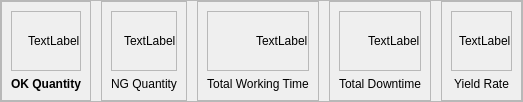
                      <widget class="QFrame" name="frame_124">
                       <property name="sizePolicy">
                        <sizepolicy hsizetype="Preferred" vsizetype="Maximum">
                         <horstretch>0</horstretch>
                         <verstretch>0</verstretch>
                        </sizepolicy>
                       </property>
                       <property name="minimumSize">
                        <size>
                         <width>0</width>
                         <height>100</height>
                        </size>
                       </property>
                       <property name="maximumSize">
                        <size>
                         <width>16777215</width>
                         <height>16777215</height>
                        </size>
                       </property>
                       <property name="frameShape">
                        <enum>QFrame::StyledPanel</enum>
                       </property>
                       <property name="frameShadow">
                        <enum>QFrame::Raised</enum>
                       </property>
                       <layout class="QHBoxLayout" name="horizontalLayout_83">
                        <property name="spacing">
                         <number>10</number>
                        </property>
                        <property name="leftMargin">
                         <number>0</number>
                        </property>
                        <property name="topMargin">
                         <number>0</number>
                        </property>
                        <property name="rightMargin">
                         <number>0</number>
                        </property>
                        <property name="bottomMargin">
                         <number>0</number>
                        </property>
                        <item>
                         <widget class="QFrame" name="frame_125">
                          <property name="sizePolicy">
                           <sizepolicy hsizetype="Minimum" vsizetype="Minimum">
                            <horstretch>0</horstretch>
                            <verstretch>0</verstretch>
                           </sizepolicy>
                          </property>
                          <property name="minimumSize">
                           <size>
                            <width>0</width>
                            <height>100</height>
                           </size>
                          </property>
                          <property name="frameShape">
                           <enum>QFrame::StyledPanel</enum>
                          </property>
                          <property name="frameShadow">
                           <enum>QFrame::Raised</enum>
                          </property>
                          <layout class="QVBoxLayout" name="verticalLayout_64">
                           <item>
                            <widget class="QFrame" name="frame_142">
                             <property name="sizePolicy">
                              <sizepolicy hsizetype="Preferred" vsizetype="MinimumExpanding">
                               <horstretch>0</horstretch>
                               <verstretch>0</verstretch>
                              </sizepolicy>
                             </property>
                             <property name="frameShape">
                              <enum>QFrame::StyledPanel</enum>
                             </property>
                             <property name="frameShadow">
                              <enum>QFrame::Raised</enum>
                             </property>
                             <layout class="QHBoxLayout" name="horizontalLayout_95">
                              <property name="spacing">
                               <number>0</number>
                              </property>
                              <property name="leftMargin">
                               <number>0</number>
                              </property>
                              <property name="topMargin">
                               <number>0</number>
                              </property>
                              <property name="rightMargin">
                               <number>0</number>
                              </property>
                              <property name="bottomMargin">
                               <number>0</number>
                              </property>
                              <item>
                               <widget class="QLabel" name="label_79">
                                <property name="text">
                                 <string/>
                                </property>
                               </widget>
                              </item>
                              <item>
                               <widget class="QLabel" name="OEE_OK_qty_lbl">
                                <property name="sizePolicy">
                                 <sizepolicy hsizetype="Preferred" vsizetype="Preferred">
                                  <horstretch>0</horstretch>
                                  <verstretch>0</verstretch>
                                 </sizepolicy>
                                </property>
                                <property name="text">
                                 <string>TextLabel</string>
                                </property>
                                <property name="alignment">
                                 <set>Qt::AlignLeading|Qt::AlignLeft|Qt::AlignVCenter</set>
                                </property>
                               </widget>
                              </item>
                             </layout>
                            </widget>
                           </item>
                           <item>
                            <widget class="QLabel" name="label_64">
                             <property name="font">
                              <font>
                               <family>MS Sans Serif</family>
                               <weight>75</weight>
                               <bold>true</bold>
                              </font>
                             </property>
                             <property name="text">
                              <string>OK Quantity</string>
                             </property>
                             <property name="alignment">
                              <set>Qt::AlignCenter</set>
                             </property>
                            </widget>
                           </item>
                          </layout>
                         </widget>
                        </item>
                        <item>
                         <widget class="QFrame" name="frame_126">
                          <property name="frameShape">
                           <enum>QFrame::StyledPanel</enum>
                          </property>
                          <property name="frameShadow">
                           <enum>QFrame::Raised</enum>
                          </property>
                          <layout class="QVBoxLayout" name="verticalLayout_65">
                           <item>
                            <widget class="QFrame" name="frame_143">
                             <property name="sizePolicy">
                              <sizepolicy hsizetype="Preferred" vsizetype="MinimumExpanding">
                               <horstretch>0</horstretch>
                               <verstretch>0</verstretch>
                              </sizepolicy>
                             </property>
                             <property name="frameShape">
                              <enum>QFrame::StyledPanel</enum>
                             </property>
                             <property name="frameShadow">
                              <enum>QFrame::Raised</enum>
                             </property>
                             <layout class="QHBoxLayout" name="horizontalLayout_96">
                              <property name="spacing">
                               <number>0</number>
                              </property>
                              <property name="leftMargin">
                               <number>0</number>
                              </property>
                              <property name="topMargin">
                               <number>0</number>
                              </property>
                              <property name="rightMargin">
                               <number>0</number>
                              </property>
                              <property name="bottomMargin">
                               <number>0</number>
                              </property>
                              <item>
                               <widget class="QLabel" name="label_81">
                                <property name="text">
                                 <string/>
                                </property>
                               </widget>
                              </item>
                              <item>
                               <widget class="QLabel" name="OEE_NG_qty_lbl">
                                <property name="text">
                                 <string>TextLabel</string>
                                </property>
                                <property name="alignment">
                                 <set>Qt::AlignLeading|Qt::AlignLeft|Qt::AlignVCenter</set>
                                </property>
                               </widget>
                              </item>
                             </layout>
                            </widget>
                           </item>
                           <item>
                            <widget class="QLabel" name="label_78">
                             <property name="text">
                              <string>NG Quantity</string>
                             </property>
                             <property name="alignment">
                              <set>Qt::AlignCenter</set>
                             </property>
                            </widget>
                           </item>
                          </layout>
                         </widget>
                        </item>
                        <item>
                         <widget class="QFrame" name="frame_127">
                          <property name="frameShape">
                           <enum>QFrame::StyledPanel</enum>
                          </property>
                          <property name="frameShadow">
                           <enum>QFrame::Raised</enum>
                          </property>
                          <layout class="QVBoxLayout" name="verticalLayout_66">
                           <item>
                            <widget class="QFrame" name="frame_144">
                             <property name="sizePolicy">
                              <sizepolicy hsizetype="Preferred" vsizetype="MinimumExpanding">
                               <horstretch>0</horstretch>
                               <verstretch>0</verstretch>
                              </sizepolicy>
                             </property>
                             <property name="frameShape">
                              <enum>QFrame::StyledPanel</enum>
                             </property>
                             <property name="frameShadow">
                              <enum>QFrame::Raised</enum>
                             </property>
                             <layout class="QHBoxLayout" name="horizontalLayout_97">
                              <property name="spacing">
                               <number>0</number>
                              </property>
                              <property name="leftMargin">
                               <number>0</number>
                              </property>
                              <property name="topMargin">
                               <number>0</number>
                              </property>
                              <property name="rightMargin">
                               <number>0</number>
                              </property>
                              <property name="bottomMargin">
                               <number>0</number>
                              </property>
                              <item>
                               <widget class="QLabel" name="label_83">
                                <property name="text">
                                 <string/>
                                </property>
                               </widget>
                              </item>
                              <item>
                               <widget class="QLabel" name="OEE_WT_lbl">
                                <property name="text">
                                 <string>TextLabel</string>
                                </property>
                                <property name="alignment">
                                 <set>Qt::AlignLeading|Qt::AlignLeft|Qt::AlignVCenter</set>
                                </property>
                               </widget>
                              </item>
                             </layout>
                            </widget>
                           </item>
                           <item>
                            <widget class="QLabel" name="label_80">
                             <property name="text">
                              <string>Total Working Time</string>
                             </property>
                             <property name="alignment">
                              <set>Qt::AlignCenter</set>
                             </property>
                            </widget>
                           </item>
                          </layout>
                         </widget>
                        </item>
                        <item>
                         <widget class="QFrame" name="frame_128">
                          <property name="frameShape">
                           <enum>QFrame::StyledPanel</enum>
                          </property>
                          <property name="frameShadow">
                           <enum>QFrame::Raised</enum>
                          </property>
                          <layout class="QVBoxLayout" name="verticalLayout_67">
                           <item>
                            <widget class="QFrame" name="frame_145">
                             <property name="sizePolicy">
                              <sizepolicy hsizetype="Preferred" vsizetype="MinimumExpanding">
                               <horstretch>0</horstretch>
                               <verstretch>0</verstretch>
                              </sizepolicy>
                             </property>
                             <property name="frameShape">
                              <enum>QFrame::StyledPanel</enum>
                             </property>
                             <property name="frameShadow">
                              <enum>QFrame::Raised</enum>
                             </property>
                             <layout class="QHBoxLayout" name="horizontalLayout_98">
                              <property name="spacing">
                               <number>0</number>
                              </property>
                              <property name="leftMargin">
                               <number>0</number>
                              </property>
                              <property name="topMargin">
                               <number>0</number>
                              </property>
                              <property name="rightMargin">
                               <number>0</number>
                              </property>
                              <property name="bottomMargin">
                               <number>0</number>
                              </property>
                              <item>
                               <widget class="QLabel" name="label_85">
                                <property name="text">
                                 <string/>
                                </property>
                               </widget>
                              </item>
                              <item>
                               <widget class="QLabel" name="OEE_DT_lbl">
                                <property name="text">
                                 <string>TextLabel</string>
                                </property>
                                <property name="alignment">
                                 <set>Qt::AlignLeading|Qt::AlignLeft|Qt::AlignVCenter</set>
                                </property>
                               </widget>
                              </item>
                             </layout>
                            </widget>
                           </item>
                           <item>
                            <widget class="QLabel" name="label_82">
                             <property name="text">
                              <string>Total Downtime</string>
                             </property>
                             <property name="alignment">
                              <set>Qt::AlignCenter</set>
                             </property>
                            </widget>
                           </item>
                          </layout>
                         </widget>
                        </item>
                        <item>
                         <widget class="QFrame" name="frame_129">
                          <property name="frameShape">
                           <enum>QFrame::StyledPanel</enum>
                          </property>
                          <property name="frameShadow">
                           <enum>QFrame::Raised</enum>
                          </property>
                          <layout class="QVBoxLayout" name="verticalLayout_68">
                           <item>
                            <widget class="QFrame" name="frame_146">
                             <property name="sizePolicy">
                              <sizepolicy hsizetype="Preferred" vsizetype="MinimumExpanding">
                               <horstretch>0</horstretch>
                               <verstretch>0</verstretch>
                              </sizepolicy>
                             </property>
                             <property name="frameShape">
                              <enum>QFrame::StyledPanel</enum>
                             </property>
                             <property name="frameShadow">
                              <enum>QFrame::Raised</enum>
                             </property>
                             <layout class="QHBoxLayout" name="horizontalLayout_99">
                              <property name="spacing">
                               <number>0</number>
                              </property>
                              <property name="leftMargin">
                               <number>0</number>
                              </property>
                              <property name="topMargin">
                               <number>0</number>
                              </property>
                              <property name="rightMargin">
                               <number>0</number>
                              </property>
                              <property name="bottomMargin">
                               <number>0</number>
                              </property>
                              <item>
                               <widget class="QLabel" name="label_86">
                                <property name="text">
                                 <string/>
                                </property>
                               </widget>
                              </item>
                              <item>
                               <widget class="QLabel" name="OEE_yield_rate_lbl">
                                <property name="text">
                                 <string>TextLabel</string>
                                </property>
                                <property name="alignment">
                                 <set>Qt::AlignLeading|Qt::AlignLeft|Qt::AlignVCenter</set>
                                </property>
                               </widget>
                              </item>
                             </layout>
                            </widget>
                           </item>
                           <item>
                            <widget class="QLabel" name="label_84">
                             <property name="text">
                              <string>Yield Rate</string>
                             </property>
                             <property name="alignment">
                              <set>Qt::AlignCenter</set>
                             </property>
                            </widget>
                           </item>
                          </layout>
                         </widget>
                        </item>
                       </layout>
                      </widget>
